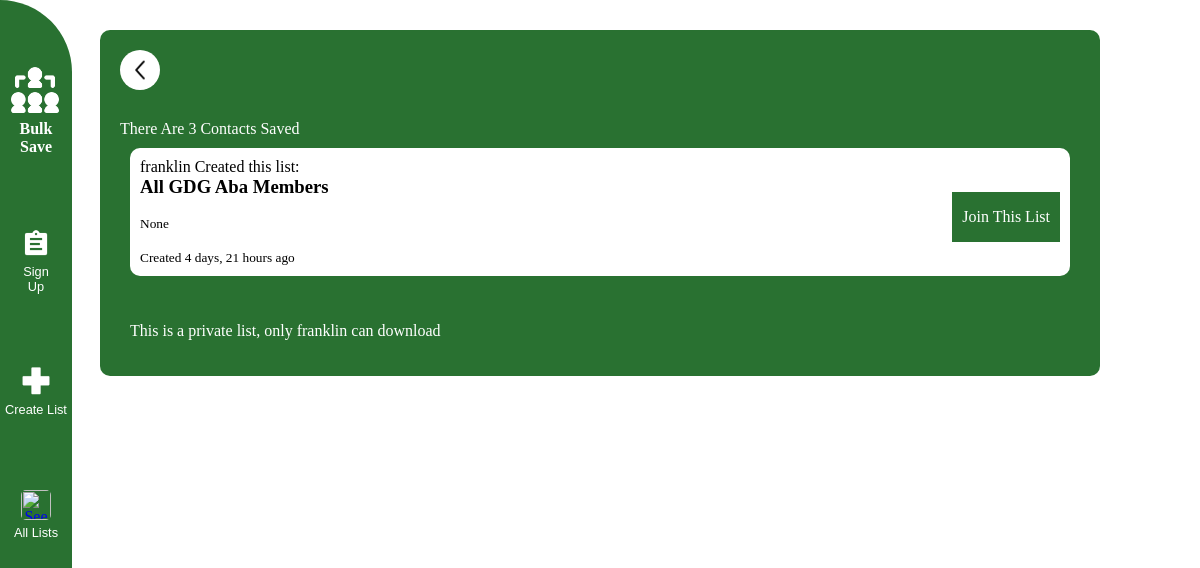
The page /listdetails/allgdgattendees/ on the database its author committed.
### bulkSaveApp/models.py (models this page shows, shortened)
class StartList(models.Model):
    user = models.ForeignKey(User, null=True, on_delete=models.CASCADE)
    Signature = models.CharField(max_length=200)
    Title = models.CharField(max_length=2000, blank=True, null=True)
    Description = models.CharField(max_length=5000, blank=True, null=True)
    Access = models.CharField(max_length=200)
    created_at = models.DateTimeField(auto_now_add=True)
    edited_at = models.DateTimeField(auto_now=True, null=True, blank=True)
    class Meta:
        ordering = ['-edited_at', '-created_at']

### bulkSaveApp/views.py (the view)
# urls.py: path('listdetails/<str:Signature>/', views.ListDetailsPage, name='ListDetailsPage'),
def ListDetailsPage(request, Signature):
    allLists = StartList.objects.get(Signature=Signature)
    alllistContacts = AllContacts.objects.filter(Signature=Signature)
    numofcontact = alllistContacts.count()
    context = {'allLists':allLists, 'alllistContacts':alllistContacts, 'numofcontact':numofcontact}
    return render(request, 'bulkSaveApp/ListDetails.html', context)

### bulkSaveApp/Template/bulkSaveApp/ListDetails.html (shortened to what this page needs)
{% extends 'general.html' %}
{%load static%}
{% block content %}
<html lang="en">
<head>
    <link rel="stylesheet" href="{% static 'style/alllist.css' %}" />
</head>
<body>
    <div class="main">
        <div>
            <a href={% url 'AllAvailableLists' %}>
                <div class="goback" title="Go Back">
                    <img src={% static 'images/back.png' %} />
                </div>
        </div>
        {% if numofcontact > 0 %}
        <p class="specialtext">There Are {{numofcontact}} Contacts Saved </p>
        {% elif numofcontact == 1 %}
        <p class="specialtext">There Is Only {{numofcontact}} Contact Saved </p>
        {% else %}
        <p class="specialtext">There Are 0 Contacts Saved For Now</p>
        {% endif %}
        <div class="mainlistsection">
            <div class="mainlistsectioninner">
                <div class="listdetails">
                    <p>{{ allLists.user }} Created this list:</p>
                    <h3> {{ allLists.Title }}</h3><br />
                    <small> {{ allLists.Description }}</small><br /><br />
                    <small> Created {{ allLists.created_at | timesince }} ago</small><br />
                </div>
                <div>
                    <a href="/collectdata/{{ allLists.Signature }}/"><button>Join This List</button></a>
                </div>
            </div>
        </div>
        {% if allLists.Access == 'yes' %}
        <div class="downloadlistbtn">
            <a href="/exportList/{{ allLists.Signature }}/"><button>Download List
                    Now</button></a>
        </div>
        {% else %}
        <p class="specialtext"><button>This is a private list, only {{allLists.user}} can download</button></p>
        {% endif %}
    </div>
</body>
</html>
{% endblock content %}

### static/style/general.css (style rules this page uses)
* { padding: 0; margin: 0; font-family: tahoma; }
body { background-color: whitesmoke; }
.specialtext { color: white; }

### static/style/alllist.css (style rules this page uses)
* { margin: 0; padding: 0; font-family: tahoma; }
body { background-color: white; }
.specialtext { color: white; }
.main { width: 80%; padding: 20px; margin: auto; background-color: #297131; border-radius: 10px; margin: 30px auto; }
button { height: 50px; background-color: #297131; border: none; font-size: 1rem; cursor: pointer; margin-top: 10px; color: white; padding: 10px; }
.mainlistsection { background-color: white; padding: 10px; margin: 10px; border-radius: 10px; margin-bottom: 20px; }
.mainlistsectioninner { display: flex; justify-content: space-between; align-items: center; }
.listdetails { width: 60%; }
.goback { width: 55px; }
.goback img { width: 30px; background-color: white; margin-bottom: 30px; border-radius: 70px; text-align: center; padding: 5px; }

### rows shown on the page
StartList: user "franklin", Title "All GDG Aba Members", Description "None", created_at "4 days, 21 hours"

### other values the page prints
{{ numofcontact }} "3"
